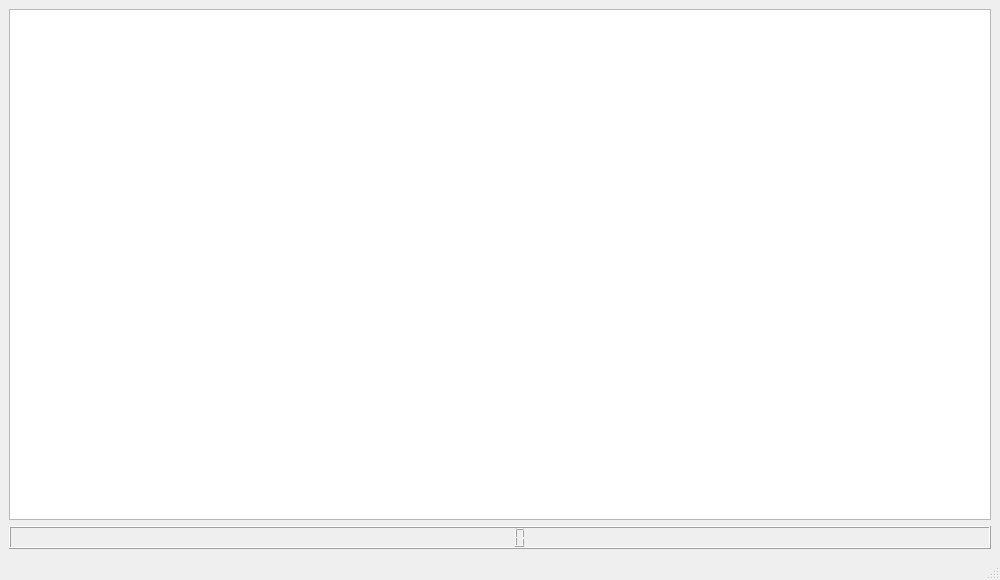
<?xml version="1.0" encoding="UTF-8"?>
<ui version="4.0">
 <class>MainWindow</class>
 <widget class="QMainWindow" name="MainWindow">
  <property name="geometry">
   <rect>
    <x>0</x>
    <y>0</y>
    <width>1000</width>
    <height>580</height>
   </rect>
  </property>
  <property name="windowTitle">
   <string>MainWindow</string>
  </property>
  <widget class="QWidget" name="centralwidget">
   <layout class="QGridLayout" name="gridLayout">
    <item row="0" column="0">
     <widget class="QGraphicsView" name="graphicsView"/>
    </item>
    <item row="1" column="0">
     <widget class="QLCDNumber" name="lcdNumber"/>
    </item>
   </layout>
  </widget>
  <widget class="QMenuBar" name="menubar">
   <property name="geometry">
    <rect>
     <x>0</x>
     <y>0</y>
     <width>1000</width>
     <height>22</height>
    </rect>
   </property>
  </widget>
  <widget class="QStatusBar" name="statusbar"/>
 </widget>
 <resources/>
 <connections/>
</ui>
